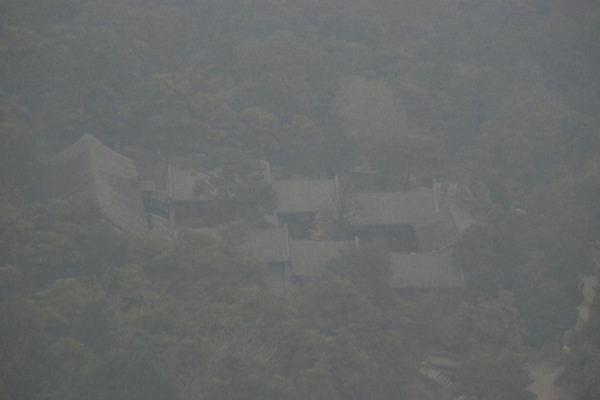
%> input picture 5.jpg, 600 x 400 px
$ octave --eval "result = RemoveFogByEqualization(imread('5.jpg'));"   (GNU Octave 9; MATLAB toolbox functions it lacks are replaced by stand-ins)
%> lines starting %> are read from the running program, lines starting %| are printed output that depends on the picture

function In = RemoveFogByEqualization(I)

[~, ~, z] = size(I);
%> z = 3

%转换为灰度图
if z>1
    I = rgb2gray(I);
end
In = histeq(I);
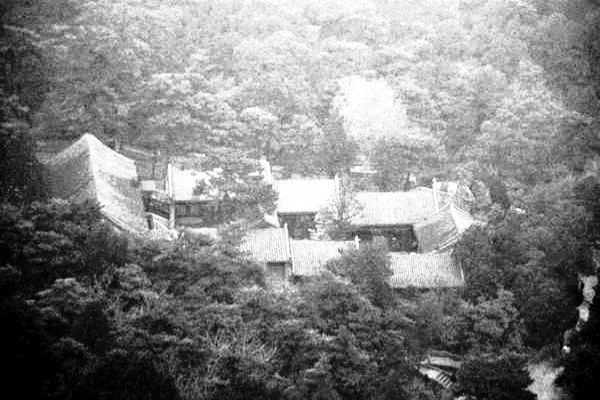
%> In: size 400x600 uint8; min 0, max 255, mean 130.4
%> `result = RemoveFogByEqualization(imread('5.jpg'));`:
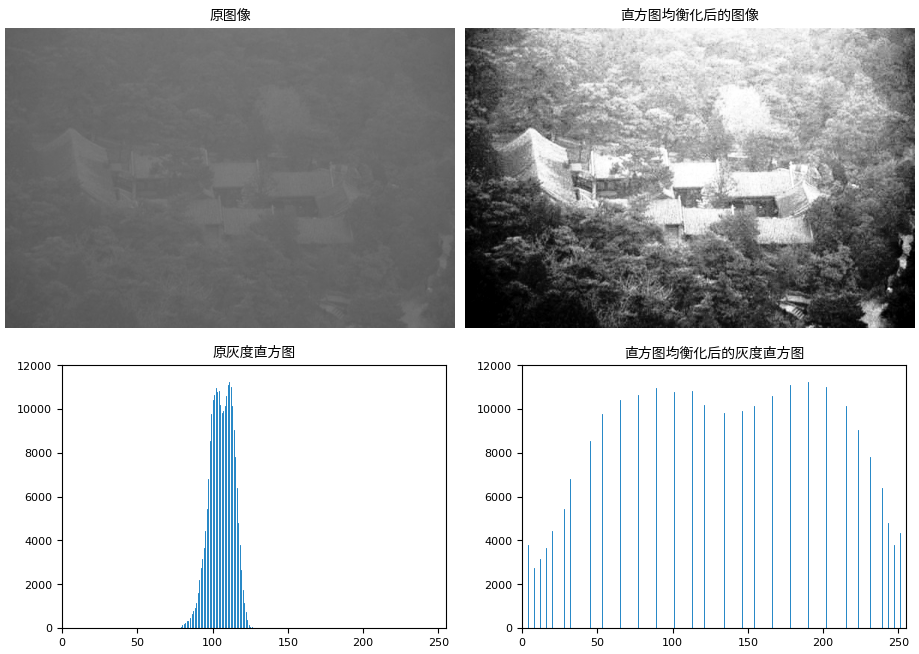
%> figure redrawn from the program's plot data, 4 panels
figure;
subplot(2, 2, 1); imshow(I); title('原图像', 'FontWeight', 'Bold');
subplot(2, 2, 2); imshow(In); title('直方图均衡化后的图像', 'FontWeight', 'Bold');
subplot(2, 2, 3); imhist(I); title('原灰度直方图', 'FontWeight', 'Bold');
subplot(2, 2, 4); imhist(In); title('直方图均衡化后的灰度直方图', 'FontWeight', 'Bold');
end
